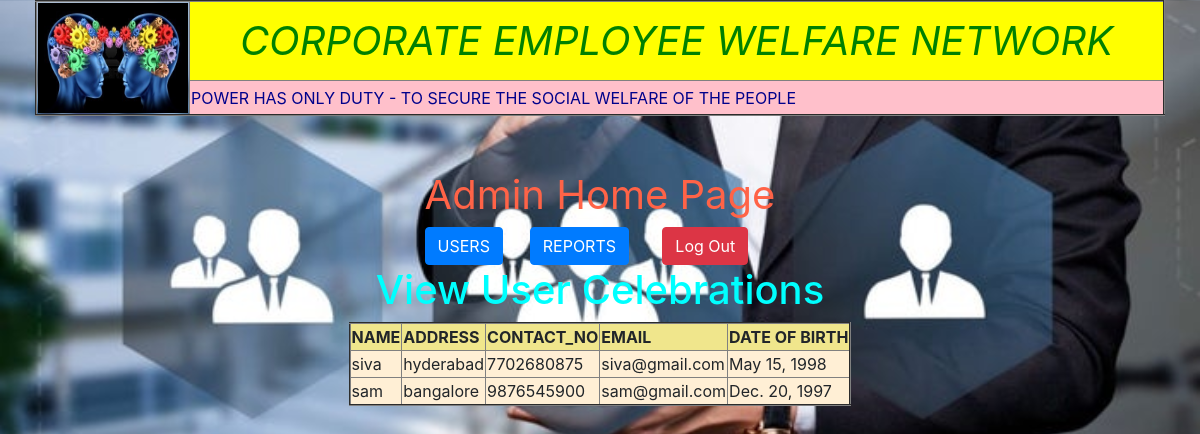
Page /viewcelebrations/ on the committed database.
### app_wlfare/models.py (models this page shows)
class CelebrationsModel(models.Model):
    name=models.CharField(max_length=40)
    address=models.CharField(max_length=200)
    contactno=models.IntegerField(unique=True)
    email=models.EmailField(unique=True)
    dob=models.DateField()

### app_wlfare/views.py (the view)
# urls.py: path('viewcelebrations/', views.ViewCelebrations.as_view(), name='viewcelebrations'),
class ViewCelebrations(View):
    def get(self,request):
        cm=CelebrationsModel.objects.all()
        return render(request,"viewcelebrations.html",{"cm":cm})

### templates/viewcelebrations.html
{% extends "adminhome.html" %}
{% block adminhome %}
    <h1 align="center"style="color:cyan">View User Celebrations</h1>
    <table align="center"border="2"style="background-color: papayawhip">
        <tr style="background-color: khaki">
            <th>NAME</th>
            <th>ADDRESS</th>
            <th>CONTACT_NO</th>
            <th>EMAIL</th>
            <th>DATE OF BIRTH</th>
        </tr>
        {% for x in cm %}
            <tr>
            <td>{{ x.name }}</td>
            <td>{{ x.address }}</td>
            <td>{{ x.contactno }}</td>
            <td>{{ x.email }}</td>
            <td>{{ x.dob }}</td>
        </tr>
        {% endfor %}
    </table>
{% endblock %}

### app_wlfare/static/css/comon.css (style rules this page uses)
body { background-image: url("../images/welfare.JPEG"); background-size: 100%; }

### rows in the picture
CelebrationsModel: name "siva", address "hyderabad", contactno "7702680875", email "siva@gmail.com", dob "May 15, 1998"
CelebrationsModel: name "sam", address "bangalore", contactno "9876545900", email "sam@gmail.com", dob "Dec. 20, 1997"
